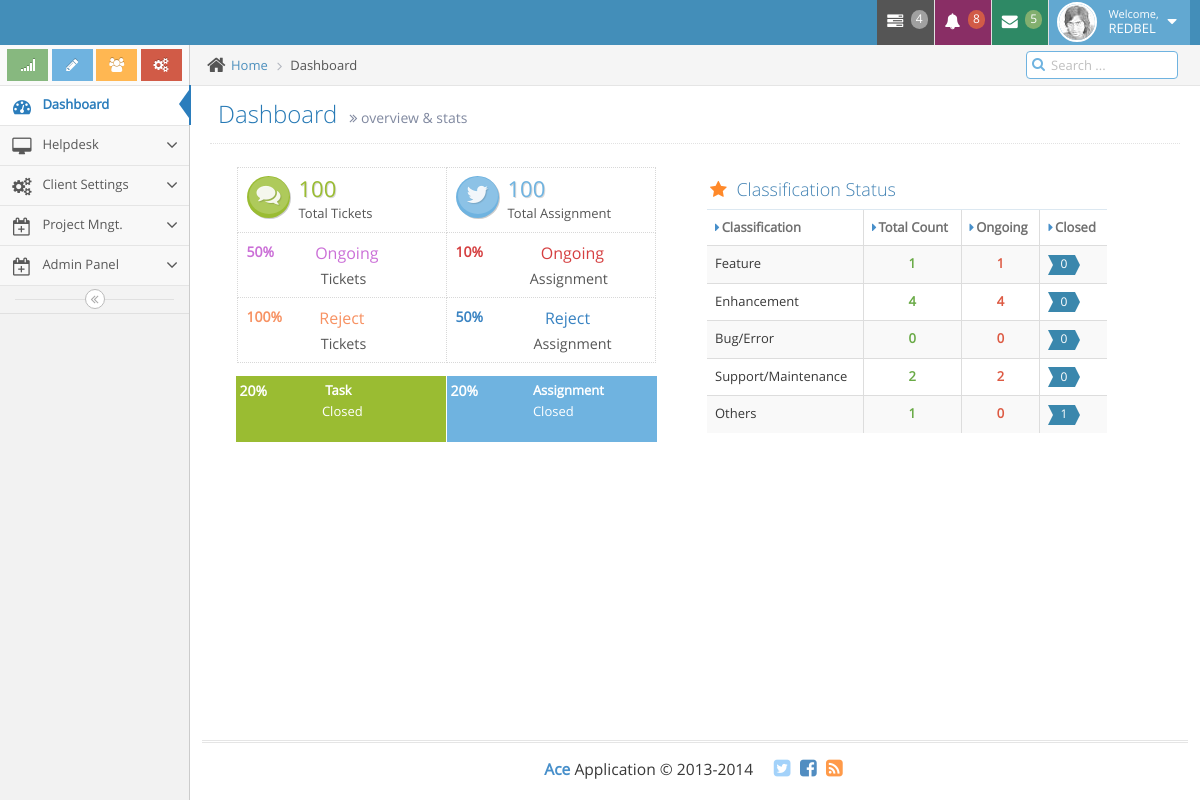
/ (signed in), run on the app's committed database.
### tables this page shows
CREATE TABLE `sys_modulecategorytb` (
  `id` int(11) NOT NULL,
  `modulecategory` varchar(255) DEFAULT NULL,
  `statid` int(11) NOT NULL DEFAULT 1,
  `modulecategoryorderno` int(11) DEFAULT NULL,
  `datecreated` datetime NOT NULL DEFAULT current_timestamp(),
  `createdby_userid` int(11) DEFAULT NULL,
  `modulecategorylogo` varchar(255) NOT NULL
);

CREATE TABLE `sys_taskclassificationtb` (
  `id` int(11) NOT NULL,
  `classification` varchar(255) NOT NULL
);

### check_session.php (called while the page is built, shortened)
<?php
if (! isset($_COOKIE['cookusername']) && !isset ($_COOKIE['cookuserpassword']))
{
		if (! isset($_SESSION['username']))
			{
				   header('Location: login.php');
			}
		else
			{
				$userid = $_SESSION['userid'];
				$userfirstname=$_SESSION['userfirstname'];
			}
}
?>

### index.php (the view, shortened to what this page needs)
<!DOCTYPE html>
<html lang="en">
	<head>
		<link rel="stylesheet" href="assets/css/bootstrap.min.css" />
		<link rel="stylesheet" href="assets/font-awesome/4.5.0/css/font-awesome.min.css" />
		<link rel="stylesheet" href="assets/css/ace.min.css" class="ace-main-stylesheet" id="main-ace-style" />
		<link rel="stylesheet" href="assets/css/ace-skins.min.css" />
		<link rel="stylesheet" href="assets/css/ace-rtl.min.css" />
	</head>
	<body class="no-skin">
		<?php include "blocks/header.php"; ?>
		<div class="main-container ace-save-state" id="main-container">
			<?php include "blocks/navigation.php";?>
			<div class="main-content">
				<div class="main-content-inner">
					<div class="breadcrumbs ace-save-state" id="breadcrumbs">
						<ul class="breadcrumb">
							<li>
								<i class="ace-icon fa fa-home home-icon"></i>
								<a href="../index.php">Home</a>
							</li>
							<li class="active">Dashboard</li>
						</ul>
						<div class="nav-search" id="nav-search">
							<form class="form-search">
								<span class="input-icon">
									<input type="text" placeholder="Search ..." class="nav-search-input" id="nav-search-input" autocomplete="off" />
									<i class="ace-icon fa fa-search nav-search-icon"></i>
								</span>
							</form>
						</div>
					</div>
					<div class="page-content">
						<div class="page-header">
							<h1>
								Dashboard
								<small>
									<i class="ace-icon fa fa-angle-double-right"></i>
									overview &amp; stats
								</small>
							</h1>
						</div>
						<div class="row">
							<div class="col-xs-12">
								<div class="row">
									<div class="space-6"></div>
									<div class="col-sm-6 infobox-container">
										<div class="infobox infobox-green">
											<div class="infobox-icon">
												<i class="ace-icon fa fa-comments"></i>
											</div>
											<div class="infobox-data">
												<span class="infobox-data-number">100</span>
												<div class="infobox-content">Total Tickets</div>
											</div>
										</div>
										<div class="infobox infobox-blue">
											<div class="infobox-icon">
												<i class="ace-icon fa fa-twitter"></i>
											</div>
											<div class="infobox-data">
												<span class="infobox-data-number">100</span>
												<div class="infobox-content">Total Assignment</div>
											</div>
										</div>
										<div class="infobox infobox-pink">
											<div class="infobox-progress">
												<div class="easy-pie-chart percentage" data-percent="50" data-size="55">
													<span class="percent">50</span>%
												</div>
											</div>
											<div class="infobox-data">
												<span class="infobox-text">&nbsp;&nbsp;&nbsp;&nbsp;Ongoing</span>
												<div class="infobox-content">
													<span class="bigger-110">&nbsp;&nbsp;&nbsp;&nbsp;&nbsp;&nbsp;Tickets</span>
												</div>
											</div>
										</div>
										<div class="infobox infobox-red">
											<div class="infobox-progress">
												<div class="easy-pie-chart percentage" data-percent="10>" data-size="55">
													<span class="percent">10</span>%
												</div>
											</div>
											<div class="infobox-data">
												<span class="infobox-text">&nbsp;&nbsp;&nbsp;&nbsp;&nbsp;&nbsp;&nbsp;&nbsp;Ongoing</span>
												<div class="infobox-content">
													<span class="bigger-110">&nbsp;&nbsp;&nbsp;&nbsp;&nbsp;&nbsp;Assignment</span>
												</div>
											</div>
										</div>
										<div class="infobox infobox-orange2">
											<div class="infobox-progress">
												<div class="easy-pie-chart percentage" data-percent="100" data-size="55">
													<span class="percent">100</span>%
												</div>
											</div>
											<div class="infobox-data">
												<span class="infobox-text">&nbsp;&nbsp;&nbsp;&nbsp;&nbsp;Reject</span>
												<div class="infobox-content">
													<span class="bigger-110">&nbsp;&nbsp;&nbsp;&nbsp;&nbsp;&nbsp;Tickets</span>
												</div>
											</div>
										</div>
										<div class="infobox infobox-blue2">
											<div class="infobox-progress">
												<div class="easy-pie-chart percentage" data-percent="100" data-size="55">
													<span class="percent">50</span>%
												</div>
											</div>
											<div class="infobox-data">
												<span class="infobox-text">&nbsp;&nbsp;&nbsp;&nbsp;&nbsp;&nbsp;&nbsp;&nbsp;&nbsp;Reject</span>
												<div class="infobox-content">
													<span class="bigger-110">&nbsp;&nbsp;&nbsp;&nbsp;&nbsp;&nbsp;&nbsp;Assignment</span>
												</div>
											</div>
										</div>
										<div class="space-6"></div>
										<div class="infobox infobox-green infobox-large infobox-dark">
											<div class="infobox-progress">
												<div class="easy-pie-chart percentage" data-percent="20" data-size="55">
													<span class="percent">20</span>%
												</div>
											</div>
											<div class="infobox-data">
												<div class="infobox-content">&nbsp;&nbsp;&nbsp;&nbsp;&nbsp;&nbsp;&nbsp;&nbsp;&nbsp;&nbsp;Task</div>
												<div class="infobox-content">&nbsp;&nbsp;&nbsp;&nbsp;&nbsp;&nbsp;&nbsp;&nbsp;&nbsp;Closed</div>
											</div>
										</div>
										<div class="infobox infobox-blue infobox-large infobox-dark">
											<div class="infobox-progress">
												<div class="easy-pie-chart percentage" data-percent="20" data-size="55">
													<span class="percent">20</span>%
												</div>
											</div>
											<div class="infobox-data">
												<div class="infobox-content">&nbsp;&nbsp;&nbsp;&nbsp;&nbsp;&nbsp;&nbsp;&nbsp;&nbsp;Assignment</div>
												<div class="infobox-content">&nbsp;&nbsp;&nbsp;&nbsp;&nbsp;&nbsp;&nbsp;&nbsp;&nbsp;Closed</div>
											</div>
										</div>
									</div>
									<div class="row">
										<div class="col-sm-5">
											<div class="widget-box transparent">
												<div class="widget-header widget-header-flat">
													<h4 class="widget-title lighter">
														<i class="ace-icon fa fa-star orange"></i>
														Classification Status
													</h4>
												</div>
												<div class="widget-body">
													<div class="widget-main no-padding">
														<table class="table table-bordered table-striped">
															<thead class="thin-border-bottom">
																<tr>
																	<th>
																		<i class="ace-icon fa fa-caret-right blue"></i>Classification
																	</th>
																	<th>
																		<i class="ace-icon fa fa-caret-right blue"></i>Total Count
																	</th>
																	<th class="hidden-480">
																		<i class="ace-icon fa fa-caret-right blue"></i>Ongoing
																	</th>
																	<th class="hidden-480">
																		<i class="ace-icon fa fa-caret-right blue"></i>Closed
																	</th>
																</tr>
															</thead>
															<tbody>
																<?php
																	$myquerya = "SELECT classification,id
																				FROM sys_taskclassificationtb";
																	$myresulta = mysqli_query($conn, $myquerya);
																		while($rowa = mysqli_fetch_assoc($myresulta)){
																			$classificationName = $rowa['classification'];
																			$classificationNameId = $rowa['id'];
																?>
																<tr>
																	<td><?php echo $classificationName; ?></td>
																	<?php
																		$myquery = "SELECT COUNT(id) AS countfeature
																					FROM pm_projecttasktb
																					WHERE classificationid = '$classificationNameId' AND statusid IN ('1','2','3','4','5','6') ";
																		$myresult = mysqli_query($conn, $myquery);
																		while($row = mysqli_fetch_assoc($myresult)){
																			$totalfeature = $row['countfeature'];
																		}
																		$myquery2 = "SELECT COUNT(id) AS countfeaturenotdone
																					FROM pm_projecttasktb
																					WHERE classificationid = '$classificationNameId' AND statusid IN ('1','2','3','4','5') ";
																		$myresult2 = mysqli_query($conn, $myquery2);
																		while($row2 = mysqli_fetch_assoc($myresult2)){
																			$totalnotdone = $row2['countfeaturenotdone'];
																		}
																		$myquery3 = "SELECT COUNT(id) AS countfeaturedone
																					FROM pm_projecttasktb
																					WHERE classificationid = '$classificationNameId' AND statusid IN ('6') ";
																		$myresult3 = mysqli_query($conn, $myquery3);
																		while($row3 = mysqli_fetch_assoc($myresult3)){
																			$totaldone = $row3['countfeaturedone'];
																		}
																	?>
																	<td>
																		<center><b class="green"><?php echo $totalfeature; ?></b></center>
																	</td>
																	<td class="hidden-480">
																		<center><b class="red"><?php echo $totalnotdone; ?></b></center>
																	</td>
																	<td class="hidden-480">
																		<span class="label label-info arrowed-right arrowed-in"><?php echo $totaldone; ?></span>
																	</td>
																</tr>
																<?php
																		}
																		?>
															</tbody>
														</table>
													</div>
												</div>
											</div>
										</div>
									</div>
								</div>
							</div>
						</div>
					</div>
				</div>
			</div>
			<?php include "blocks/footer.php"; ?>
		</div>
	</body>
</html>

### blocks/header.php (shortened to what this page needs)
<?php
include('check_session.php');
?>
<!DOCTYPE html>
<html lang="en">
	<head>
		<link rel="stylesheet" href="assets/css/bootstrap.min.css" />
		<link rel="stylesheet" href="assets/font-awesome/4.5.0/css/font-awesome.min.css" />
		<link rel="stylesheet" href="assets/css/jquery-ui.custom.min.css" />
		<link rel="stylesheet" href="assets/css/jquery.gritter.min.css" />
		<link rel="stylesheet" href="assets/css/ace.min.css" class="ace-main-stylesheet" id="main-ace-style" />
		<link rel="stylesheet" href="assets/css/ace-skins.min.css" />
		<link rel="stylesheet" href="assets/css/ace-rtl.min.css" />
		<link href="assets/css/bootstrap-modal-bs3patchx.css" rel="stylesheet" />
		<link href="assets/css/bootstrap-modal.css" rel="stylesheet" />
		<link rel="stylesheet" href="assets/css/bootstrap-datepicker3.min.css" />
		<link rel="stylesheet" href="assets/bootstrap-wysihtml5/bootstrap3-wysihtml5.min.css">
	</head>
	<div id="navbar" class="navbar navbar-default ace-save-state">
			<div class="navbar-container ace-save-state" id="navbar-container">
				<div class="navbar-header pull-left">
					<a href="index.php" class="navbar-brand">
					</a>
				</div>
				<div class="navbar-buttons navbar-header pull-right" role="navigation">
					<ul class="nav ace-nav">
						<li class="grey dropdown-modal">
							<a data-toggle="dropdown" class="dropdown-toggle" href="#">
								<i class="ace-icon fa fa-tasks"></i>
								<span class="badge badge-grey">4</span>
							</a>
						</li>
						<li class="purple dropdown-modal">
							<a data-toggle="dropdown" class="dropdown-toggle" href="#">
								<i class="ace-icon fa fa-bell icon-animated-bell"></i>
								<span class="badge badge-important">8</span>
							</a>
						</li>
						<li class="green dropdown-modal">
							<a data-toggle="dropdown" class="dropdown-toggle" href="#">
								<i class="ace-icon fa fa-envelope icon-animated-vertical"></i>
								<span class="badge badge-success">5</span>
							</a>
						</li>
						<li class="light-blue dropdown-modal">
							<a data-toggle="dropdown" href="#" class="dropdown-toggle">
								<img class="nav-user-photo" src="assets/images/avatars/user.jpg" alt="Jason's Photo" />
								<span class="user-info">
									<small>Welcome,</small>
									<?php echo $userfirstname; ?>
								</span>
								<i class="ace-icon fa fa-caret-down"></i>
							</a>
						</li>
					</ul>
				</div>
			</div>
		</div>
</html>

### blocks/navigation.php (shortened to what this page needs)
<div id="sidebar" class="sidebar responsive ace-save-state">
	<div class="sidebar-shortcuts" id="sidebar-shortcuts">
		<div class="sidebar-shortcuts-large" id="sidebar-shortcuts-large">
			<button class="btn btn-success">
				<i class="ace-icon fa fa-signal"></i>
			</button>
			<button class="btn btn-info">
				<i class="ace-icon fa fa-pencil"></i>
			</button>
			<button class="btn btn-warning">
				<i class="ace-icon fa fa-users"></i>
			</button>
			<button class="btn btn-danger">
				<i class="ace-icon fa fa-cogs"></i>
			</button>
		</div>
	</div>
	<ul class="nav nav-list">
		<li class="active">
			<a href="index.php">
				<i class="menu-icon fa fa-tachometer"></i>
				<span class="menu-text"> Dashboard </span>
			</a>
		</li>
		<?php
			$conn = connectionDB();
			$myquery = "select b.id,b.modulecategory,b.modulecategorylogo
						from sys_authoritymodulecategorytb a
						left join sys_modulecategorytb b on a.modulecategoryid=b.id
						where a.userid=$userid and a.statid= '1' and b.statid= '1'
						ORDER BY b.id ASC";
			$myresult = mysqli_query($conn, $myquery);
			while($row = mysqli_fetch_assoc($myresult)){
				$modulecategory = $row['modulecategory'];
				$modulecategorylogo = $row['modulecategorylogo'];
				echo "<li class=''>";
					echo "<a href='#' class='dropdown-toggle'>
							<i class='$modulecategorylogo'></i>
							<span class='menu-text'>
								$modulecategory
							</span>
							<b class='arrow fa fa-angle-down'></b>
						</a>";
				echo "</li>";
			}
		?>
	</ul>
		<div class="sidebar-toggle sidebar-collapse" id="sidebar-collapse">
			<i id="sidebar-toggle-icon" class="ace-icon fa fa-angle-double-left ace-save-state" data-icon1="ace-icon fa fa-angle-double-left" data-icon2="ace-icon fa fa-angle-double-right"></i>
		</div>
</div>

### blocks/footer.php (shortened to what this page needs)
<div class="footer">
	<div class="footer-inner">
		<div class="footer-content">
			<span class="bigger-120">
				<span class="blue bolder">Ace</span>
				Application &copy; 2013-2014
			</span>
			<span class="action-buttons">
				<a href="#">
					<i class="ace-icon fa fa-twitter-square light-blue bigger-150"></i>
				</a>
				<a href="#">
					<i class="ace-icon fa fa-facebook-square text-primary bigger-150"></i>
				</a>
				<a href="#">
					<i class="ace-icon fa fa-rss-square orange bigger-150"></i>
				</a>
			</span>
		</div>
	</div>
</div>

### data on the page
sys_modulecategorytb: modulecategory "Helpdesk"
sys_modulecategorytb: modulecategory "Client Settings"
sys_modulecategorytb: modulecategory "Project Mngt."
sys_modulecategorytb: modulecategory "Admin Panel"
sys_taskclassificationtb: classification "Feature", totalfeature "1", totalnotdone "1", totaldone "0"
sys_taskclassificationtb: classification "Enhancement", totalfeature "4", totalnotdone "4", totaldone "0"
sys_taskclassificationtb: classification "Bug/Error", totalfeature "0", totalnotdone "0", totaldone "0"
sys_taskclassificationtb: classification "Support/Maintenance", totalfeature "2", totalnotdone "2", totaldone "0"
sys_taskclassificationtb: classification "Others", totalfeature "1", totalnotdone "0", totaldone "1"

### other printed values
$userfirstname "REDBEL"
